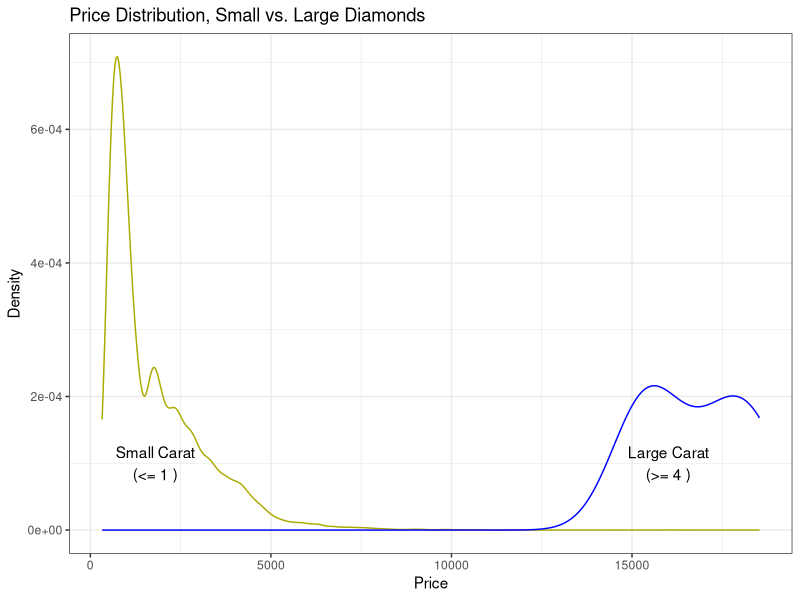
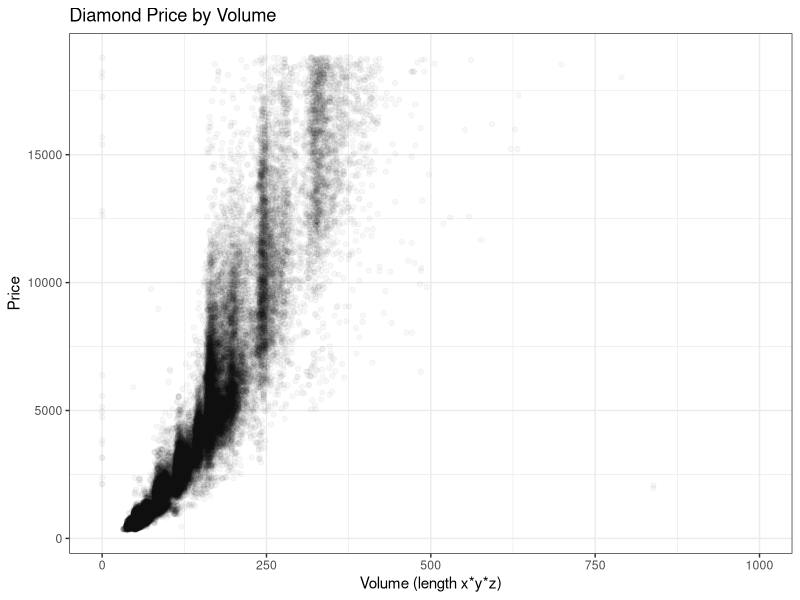
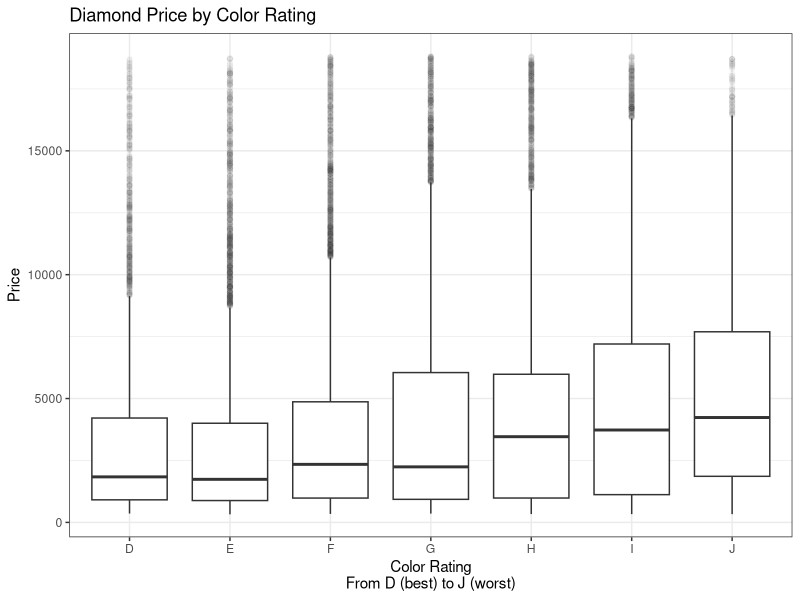
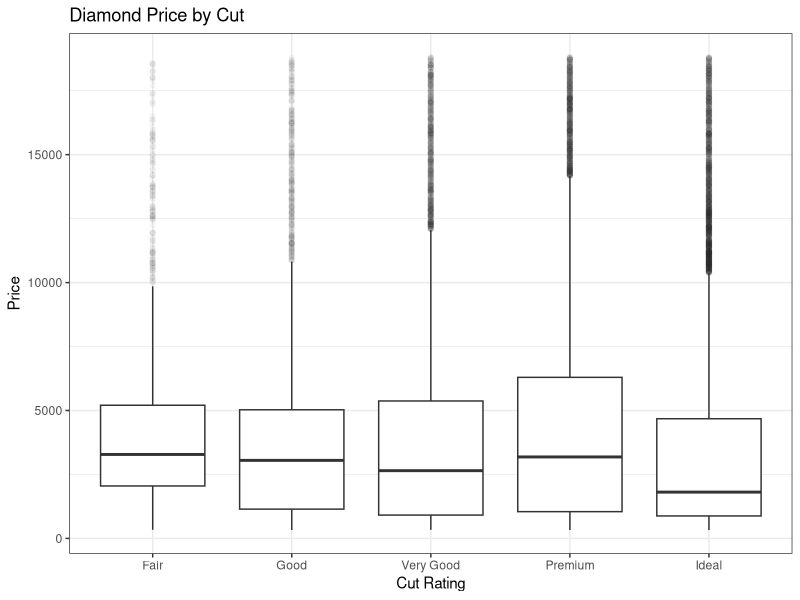
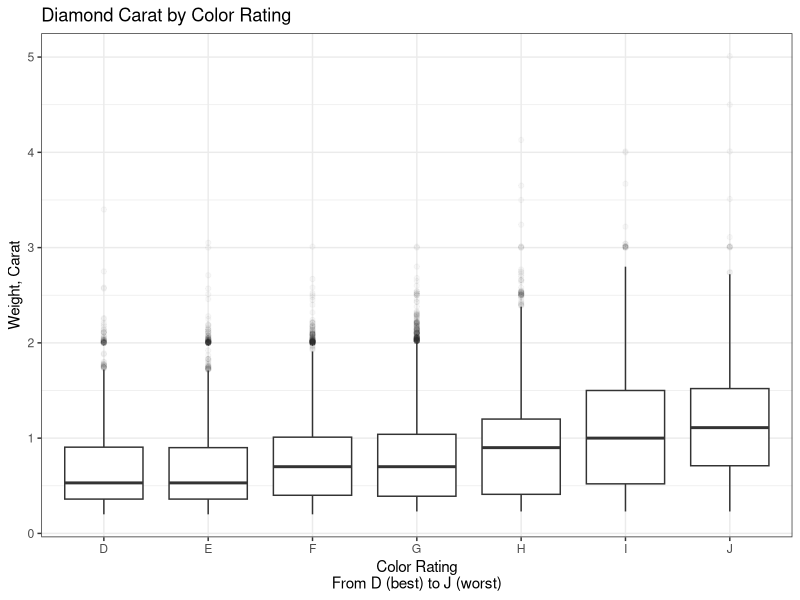
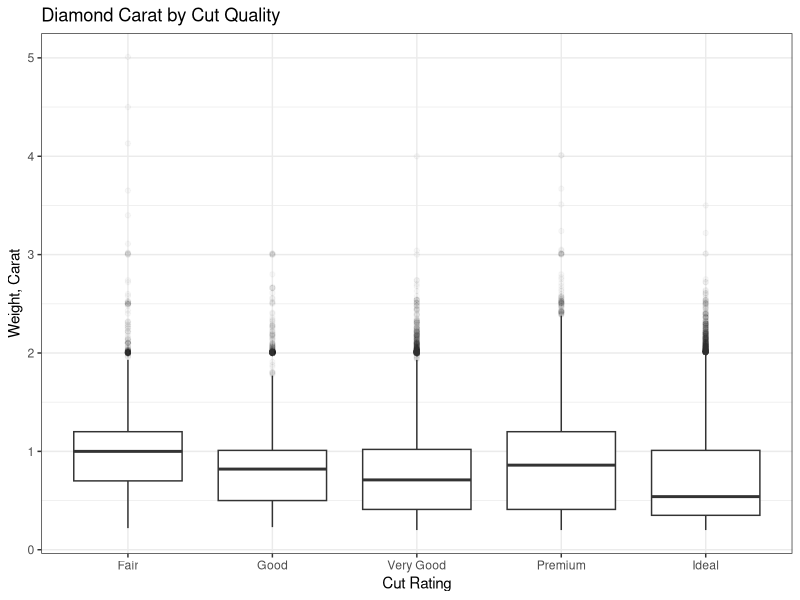

Write R code to recreate these figures, in order.
## ---- chunk 1
knitr::opts_chunk$set(echo = TRUE)

library(tidyverse)
library(dplyr)
library(ggrepel)
## ---- chunk 2
sized = mutate(diamonds,
  size = case_when(
   carat <= 1 ~ "Small Carat\n(<= 1 )",
   carat >= 4 ~ "Large Carat\n(>= 4 )",
   TRUE ~ "middle"
  )) %>% filter(size != "middle")
sizes = sized %>% group_by(size) %>% summarise(price=mean(carat))
colors = c("#AAAA00","blue")

ggplot(data=diamonds,aes(x=price)) + 
  geom_density(data=filter(diamonds,carat<=1),color=colors[1]) + 
  geom_density(data=filter(diamonds,carat>=4),color=colors[2]) +
  geom_text(data=sizes,aes(label=size,y=10^-4,x=c(16000,1800))) +
  xlab("Price") + ylab("Density") + ggtitle("Price Distribution, Small vs. Large Diamonds") +
  theme_bw()

ggplot(data=mutate(diamonds,volume = x*y*z),aes(x=volume,y=price)) +
  geom_point(alpha=0.03) + xlim(c(0,1000)) + ggtitle ("Diamond Price by Volume") +
  xlab("Volume (length x*y*z)") + ylab("Price") + theme_bw()

## ---- chunk 3
ggplot(data=diamonds,aes(x=color,y=price)) + geom_boxplot(outlier.alpha=0.03) +
ggtitle("Diamond Price by Color Rating") + xlab("Color Rating\nFrom D (best) to J (worst)") +
ylab("Price") + theme_bw() 

ggplot(data=diamonds,aes(x=cut,y=price)) + geom_boxplot(outlier.alpha=0.03) +
  ggtitle("Diamond Price by Cut") + xlab("Cut Rating") +
  ylab("Price") + theme_bw() 
## ---- chunk 4
ggplot(data=diamonds,aes(x=color,y=carat)) + geom_boxplot(outlier.alpha=0.03) +
  ggtitle("Diamond Carat by Color Rating") + xlab("Color Rating\nFrom D (best) to J (worst)") +
  ylab("Weight, Carat") +
  theme_bw()

ggplot(data=diamonds,aes(x=cut,y=carat)) + geom_boxplot(outlier.alpha=0.03) +
  ggtitle("Diamond Carat by Cut Quality") + xlab("Cut Rating") +
  ylab("Weight, Carat") +
  theme_bw()
